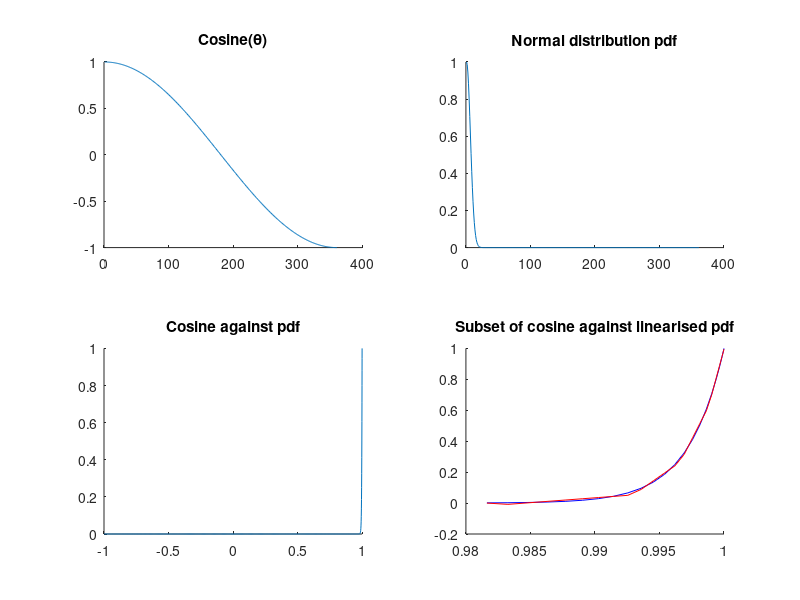

MATLAB code for this plot:
close all
clear all

tic
d = 0:0.5:180;					% Interval in degrees
r = d*(pi/180);					% Convert degrees to radians
mu = 0;						% Mean of normal distribution
s = 3;						% Standard deviation in degrees
y = 1/sqrt(2*pi*s^2)*exp(-((d - mu).^2)/(2*s^2));	% Gaussian pdf
y = y*(1/max(y));					% Normalise
x = cos(r);					% Cosine of interval
e = 1e-3;

% Find interesting interval
i = 1;
while (y(i)<e)
	i = i + 1;
end
ilower = i;
i = size(y, 2);
while (y(i)<e)
	i = i - 1;
end
iupper = i;

%% Brute force optimal solution
xs = x(ilower:iupper);
ys = y(ilower:iupper);
g = zeros(size(ys));	% Allocate memory
ilen = iupper - ilower;
i = [0 0 0 0];
e = 1e10;
c = zeros(4, 2);
for i1 = 1:ilen-3
	c(1, :) = polyfit(xs(1:i1),ys(1:i1), 1);
	g(1:i1) = c(1, 1)*xs(1:i1) + c(1, 2);
	for i2 = i1+1:ilen-2
		c(2, :) = polyfit(xs(i1+1:i2),ys(i1+1:i2), 1);
		g(i1+1:i2) = c(2, 1)*xs(i1+1:i2) + c(2, 2);
		for i3 = i2+1:ilen-1
			c(3, :) = polyfit(xs(i2+1:i3),ys(i2+1:i3), 1);
			g(i2+1:i3) = c(3, 1)*xs(i2+1:i3) + c(3, 2);
			c(4, :) = polyfit(xs(i3+1:ilen),ys(i3+1:ilen), 1);
			g(i3+1:ilen) = c(4, 1)*xs(i3+1:ilen) + c(4, 2);
			t = sum((g - ys).^2);
			if (t<e)
				yc = g;
				e = t;
				i = [i1 i2 i3];
			end
		end
	end
end
toc
cosine_cutoff = x(iupper + 1);
cosine_cutoff_12_20 = int32(cosine_cutoff * 2^20)
c_12_20 = int32(c * 2^20)

figure
subplot(2, 2, 1)
hold on
title('Cosine(\theta)')
plot(x)
hold off

subplot(2, 2, 2)
hold on
title('Normal distribution pdf')
plot(y)
hold off

subplot(2, 2, 3)
hold on
title('Cosine against pdf')
plot(x, y)
hold off

subplot(2, 2, 4)
hold on
title('Subset of cosine against linearised pdf')
plot(xs, ys, 'b-')
plot(xs, yc, 'r-')
hold off

%print('linearised_penalty_function.png', '-dpng')
